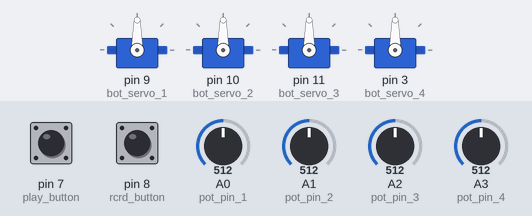
The sketch below on a simulated Arduino Uno, built with avr-gcc and run on an emulated ATmega328P. Shown: 4 × servo. The test bench sets the inputs (shaded band); at power-on: pin 8 (rcrd_button) LOW, pin 7 (play_button) LOW, A0 (pot_pin_1) = 512, A1 (pot_pin_2) = 512, A2 (pot_pin_3) = 512, A3 (pot_pin_4) = 512. What the sketch prints to the serial monitor is not drawn.

Above: at 1.2 s.
1.3 s: pin 8 (rcrd_button) pulled HIGH for 0.15 s
2.9 s: pin 7 (play_button) pulled HIGH for 0.15 s
Timing chart, 0 to 5.9 s (numbered marks = the images above; inputs shaded):
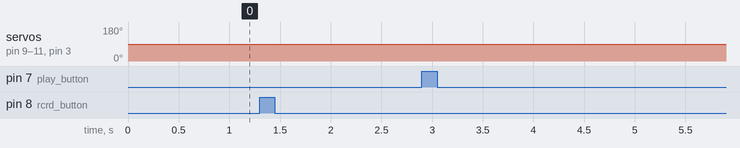

The sketch:

Servo_switchmem_4.ino
```cpp
//Switch based Servo(4) Memory

#include<Servo.h>
int i=0,t=0;
const int rcrd_button = 8;
const int play_button = 7;
int rcrd_but_state = 0;
//int rcrd_lastbut_state = 0;
int play_but_state = 0;
int lastbut_state = 0;
int rcrd_led_pin = 6;
int play_led_pin = 5;
const int pot_pin_1 = A0;
const int pot_pin_2 = A1;
const int pot_pin_3 = A2;
const int pot_pin_4 = A3;
int val_1 = 0;
int angle_1 = 0;
int val_2 = 0;
int angle_2 = 0;
int val_3 = 0;
int angle_3 = 0;
int val_4 = 0;
int angle_4 = 0;
int storage_1[150];
Servo bot_servo_1;

int storage_2[150];
Servo bot_servo_2;

int storage_3[150];
Servo bot_servo_3;

int storage_4[150];
Servo bot_servo_4;

void setup()
{
 pinMode(rcrd_button,INPUT);
 pinMode(play_button,INPUT);
bot_servo_1.attach(9);
 bot_servo_2.attach(10);
 bot_servo_3.attach(11);
 bot_servo_4.attach(3);
 Serial.begin(9600);

}

void loop()
{
 delay(50);
 rcrd_but_state = digitalRead(rcrd_button);
  Serial.println(rcrd_but_state);
 if(rcrd_but_state==1 && lastbut_state==0)
  {while(rcrd_but_state==1 )
   { digitalWrite(rcrd_led_pin,HIGH);
    record();
    rcrd_but_state = digitalRead(rcrd_button);
   delay(80);
   }
  lastbut_state = 1 ;
  t = i;
  i = 0;
  }
 digitalWrite(rcrd_led_pin,LOW);

 delay(50);
 play_but_state = digitalRead(play_button);
// Serial.println(button_state);
 if(play_but_state==1 )
  { while(play_but_state==1 )
    { digitalWrite(play_led_pin,HIGH);
       play();
     play_but_state = digitalRead(play_button);
     rcrd_but_state = digitalRead(rcrd_button);
    }
  lastbut_state = 0;
  i=0;
  t=0;
  }
 digitalWrite(play_led_pin,LOW);

}

void record()
{
   val_1 = analogRead(pot_pin_1);
   angle_1 = map(val_1,0,1023,0,179);
   bot_servo_1.write(angle_1);
   storage_1[i] = angle_1 ;

    val_2 = analogRead(pot_pin_2);
   angle_2 = map(val_2,0,1023,0,179);
    bot_servo_2.write(angle_2);
   storage_2[i] = angle_2 ;

    val_3 = analogRead(pot_pin_3);
   angle_3 = map(val_2,0,1023,0,179);
    bot_servo_3.write(angle_3);
   storage_3[i] = angle_3 ;

    val_4 = analogRead(pot_pin_4);
   angle_4 = map(val_4,0,1023,0,179);
    bot_servo_4.write(angle_4);
   storage_4[i] = angle_4 ;

   delay(25);
   i++;

}

void play()
{
 //Serial.println("Playing");
 if(i<t)
  {
   Serial.println("Playing");
   Serial.print("Storage_");
   Serial.print(i);
   Serial.print(": ");
   Serial.println(storage_1[i]);
   bot_servo_1.write(storage_1[i]);
   bot_servo_2.write(storage_2[i]);
   bot_servo_3.write(storage_3[i]);
   bot_servo_4.write(storage_4[i]);
   delay(25);
   i++;
  Serial.print("i :");
  Serial.println(i);
  }

 if(i==t)
    {i= 0;}
 delay(25);
}
```

Measured:
- after the input at 1.3 s, servo on pin 9 (bot_servo_1), servo on pin 10 (bot_servo_2), servo on pin 11 (bot_servo_3), servo on pin 3 (bot_servo_4): 90° → 89° after 0.05 s
- after the input at 2.9 s, every drawn part: stays the same
